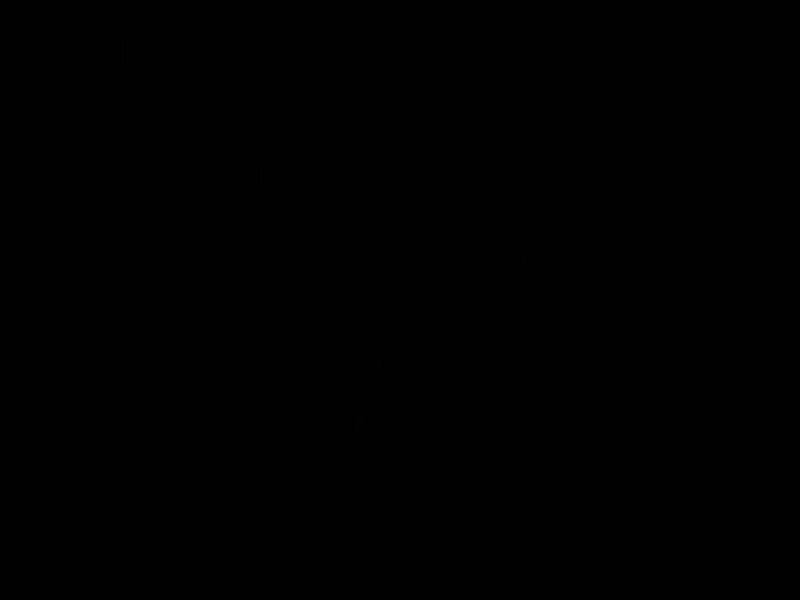
Frame 1 (no input)
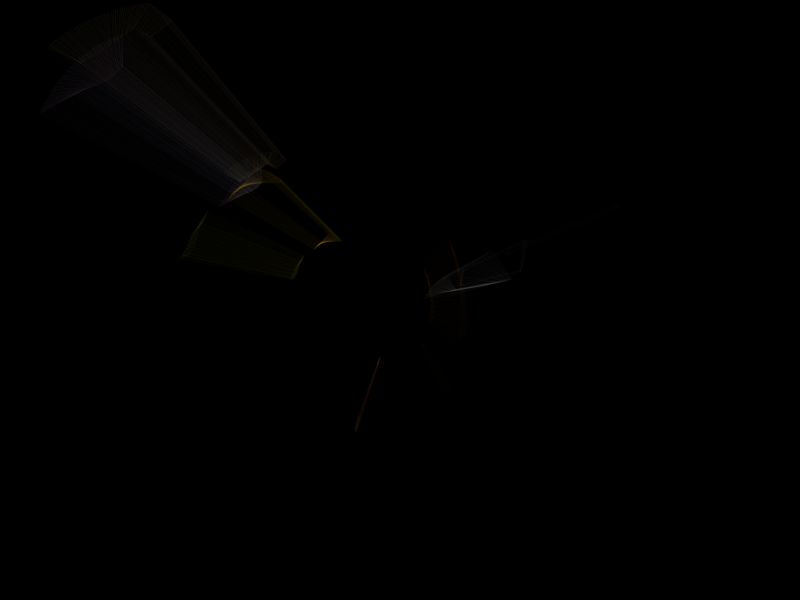
Frame 60 (the mouse pressed at the canvas centre just before this capture)
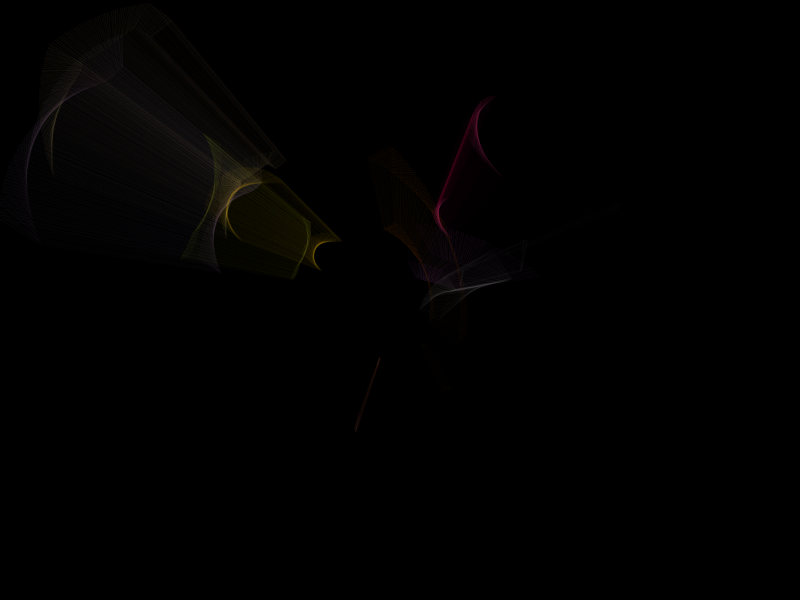
Frame 120 (the mouse held since frame 60 and released just before this capture)

The Processing sketch that drew these frames (run headless with seeded random() and noise(); from frame 60 on, the mouse is pressed at the canvas centre):

// Processing sketch: processing_151865
// ── processing_151865.pde

// Declare an ArrayList to fill with SpinningTop objects
ArrayList <SpinningTop> tops;

// Declare how many spinning tops will be used
int numberOfSpinningTops = 10;

// Declare palette array
color[] palette = {
  #BD1550, #E97F02, #F8CA00, #8A9B0F, #FCD77E, #E67747, #7D3D75, #8B6D9C, #B0B749, #BCBCBA
};



void setup() {

  // set display windows size and background colour and turn off fill()
  size(800, 600);
  background( 0, 0, 0 );
  noFill();

  // limit number of spinning tops if greater than number of colours in palette
  if (numberOfSpinningTops > palette.length) {
    numberOfSpinningTops = palette.length;
  }

  // Create an empty ArrayList
  tops = new ArrayList<SpinningTop>();

  // Create values for ArrayList elements
  for (int i=0; i < numberOfSpinningTops; i++) {
    // Add one element to ArrayList
    tops.add(new SpinningTop(i));
  } // end for(i)

} // end setup()



void draw() {

  // draw all spinning tops
  for (int i=0; i < tops.size (); i++) {
    tops.get(i).MoveTop();
  } // end for(i)

} // end draw()



class SpinningTop {

  // declare variables used in this object
  int  index;
  float x, y, dx, dy, ro, al;
  color c;
  float bx, by, handX, handY;
  float HALF_WIDTH  = width/2;
  float HALF_HEIGHT = height/2;

  // set inital variables for an element
  SpinningTop ( int index ) {
    this.index=index;
    x  = random( 100, width - 100 );  // set starting x-coordinate to a random point on the screen
    y  = random( 100, height - 100 ); // set starting y-coordinate to a random point on the screen
    dx = random( -1, 1 );             // set starting x-direction to a random value
    dy = random( -1, 1 );             // set starting y-direction to a random value
    ro = random( 200 );               // set moving hand radian offset to a random value
    c  = palette[ index ];            // select colour from pre-selected palette
    al = random( 5, 16 );             // set spinning top transparency to random value <64
  } // end of definition

  void MoveTop() {

    // called by draw() this method calls other methods required to move the spinning tops
    MoveHand();
    TestBoundary();
    TestCollision();

  } // end MoveTop()


  void TestBoundary() {

    // set up minimum and maximum values for new random direction and velocity
    float max = 1;
    float min = 0.5;

    //When the shape hits the left or right edge of the window, it reverses its direction and changes velocity
    if ( this.x > width - 100 || this.x < 100 ) {
      this.dx = this.dx > 0 ? - random(min, max) : random(min, max);
    } // end if(x)

    //When the shape hits the top or bottom edge of the window, it reverses its direction and changes velocity
    if ( this.y > height - 100 || this.y < 100 ) {
      this.dy = this.dy > 0 ? -random(min, max) : random(min, max);
    } // end if(y)

  }// end TestBoundary()


  void MoveHand() {

    // calculate new position
    this.x += this.dx;
    this.y += this.dy;

    // calculate radius for moving hand based upon rad_offset added to frameCount 
    float rad = radians( frameCount + this.ro );
    this.bx = this.x + 100 * sin(rad);
    this.by = this.y + 100 * cos(rad);

    float radius = 100 * sin(rad*0.1);
    this.handX = bx + radius * sin(rad*2);
    this.handY = by + radius * cos(rad*2);

  } // end CalculateHane()


  void TestCollision() {

    // iterate through all spinning tops
    for (int i=0; i < tops.size (); i++) {

      // if spinning top 'i' is not the current spinning top being checked
      if ( i != this.index ) {

        // if the current element is within 100 pixels of the tested element then draw the shapes
        if ( dist(this.bx, this.by, tops.get(i).bx, tops.get(i).by) < 100 ) {
          DrawShapes();
        } // end if(dist)

      } //end if( i != index )

    } // end for(i)

  } // end TestCollision()


  void DrawShapes() {

    // set colour for this line
    stroke( this.c, this.al );

    // draw this line
    line( this.bx, this.by, this.handX, this.handY );

    // calculations for a scale model of line coordinates
    float scale        = 2; //
    float scaled_bx    = this.bx / scale;
    float scaled_by    = this.by / scale;
    float scaled_handX = this.handX / scale;
    float scaled_handY = this.handY / scale;

    // if scale is 2 (i.e 1/2 of the original) then x offset equals 1/4 (i.e. 1/2 /2) from middle of screen
    float scaled_x_offset = HALF_WIDTH - ( width /(scale*2) ); 

    // if scale is 2 (i.e 1/2 of the original) then y offset equals 1/4 (i.e. 1/2 /2) from middle of screen
    float scaled_y_offset = HALF_HEIGHT - ( height / (scale*2) );

    // set colour for this scaled down line
    stroke( this.c, this.al );

    // scaled down and centred version of the original command
    line( scaled_x_offset + scaled_bx, scaled_y_offset + scaled_by, scaled_x_offset + scaled_handX, scaled_y_offset + scaled_handY );

    // set colour with alpha/2 for the joining lines
    stroke( this.c, this.al/2 );

    // draw a line between bx,by and the scaled down centred versions
    line( this.bx, this.by, scaled_x_offset + scaled_bx, scaled_y_offset + scaled_by);

    // draw a line between handX,handY and the scaled down centred versions
    line( this.handX, this.handY, scaled_x_offset + scaled_handX, scaled_y_offset + scaled_handY);

  } // end DrawShapes()

} // end of class SpinningTop
